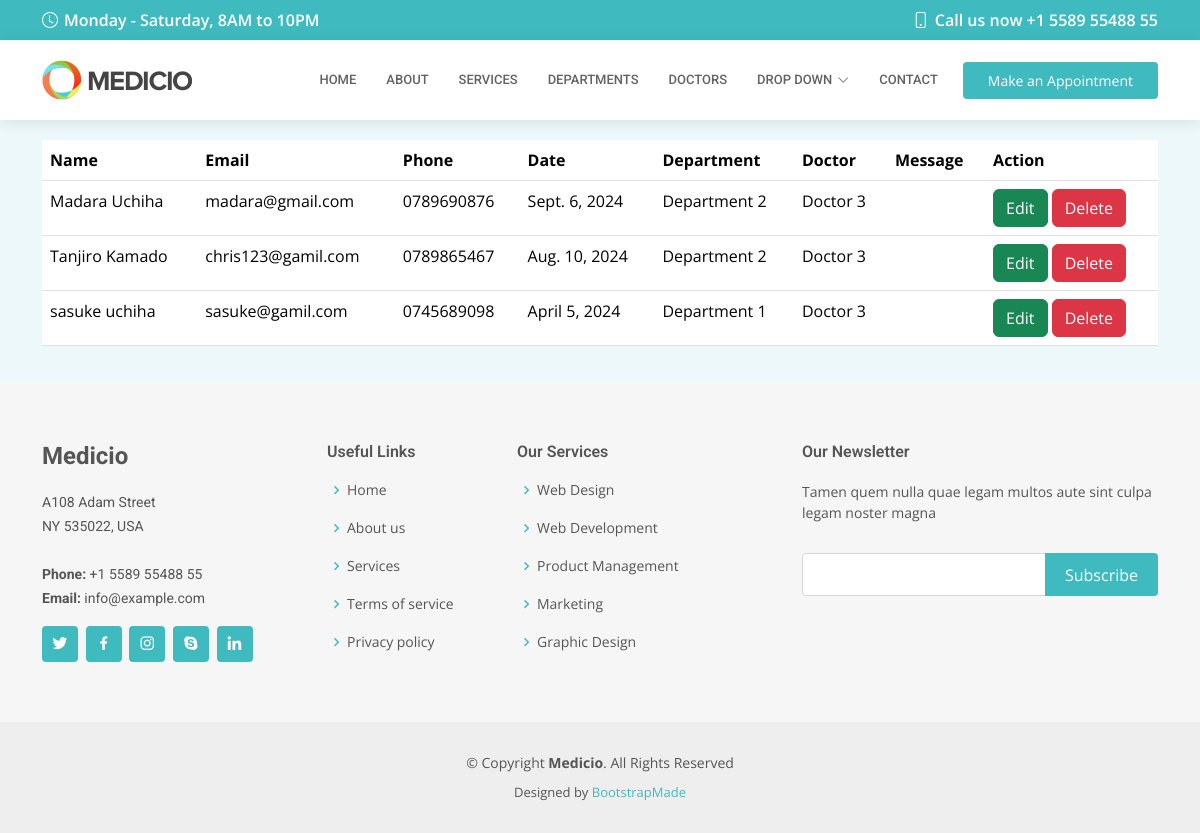
Before: /show/ with the older database file.
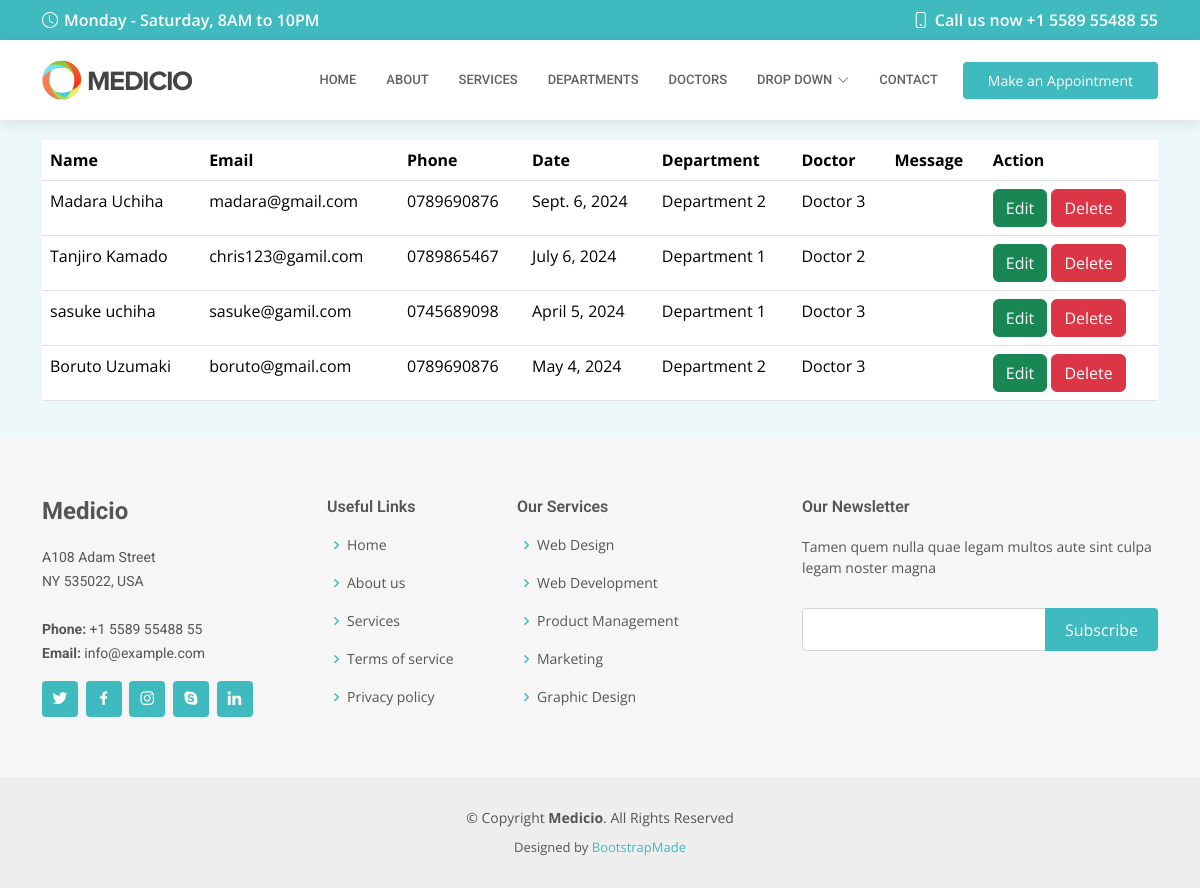
After: the same page with the newer database file.
### medicioapp/models.py (models this page shows, shortened)
class Appointment(models.Model):
    name = models.CharField(max_length=200)
    email = models.EmailField()
    phone = models.CharField(max_length=10)
    date = models.DateField()
    department = models.CharField(max_length=200)
    doctor = models.CharField(max_length=200)
    message = models.TextField()

### medicioapp/views.py (the view)
# urls.py: path('show/', views.show, name='show'),
def show(request):
    information = Appointment.objects.all()
    return render(request, 'show.html', {'data':information})

### templates/show.html
{% extends 'inner-page.html' %}
{% load static %}
{% block body %}
<table class="table container">
  <tr>
      <th>Name</th>
    <th>Email</th>
    <th>Phone</th>
    <th>Date</th>
    <th>Department</th>
    <th>Doctor</th>
    <th>Message</th>
    <th>Action</th>
  </tr>
{% for x in data %}
    <tr>
        <td>{{ x.name }}</td>
        <td>{{ x.email }}</td>
        <td>{{ x.phone }}</td>
        <td>{{ x.date }}</td>
        <td>{{ x.department }}</td>
        <td>{{ x.doctor }}</td>
        <td>{{ x.Message }}</td>
        <td>
            <a href="/edit/{{ x.id }}" class="btn btn-success">Edit</a>
            <a href="/delete/{{ x.id }}" class="btn btn-danger">Delete</a>
        </td>
    </tr>
{% endfor %}
</table>
{% endblock %}

### templates/inner-page.html (shortened to what this page needs)
<!DOCTYPE html>
<html lang="en">
<head>
    {% load static %}
  <link href="{% static 'assets/vendor/fontawesome-free/css/all.min.css' %}" rel="stylesheet">
  <link href="{% static 'assets/vendor/animate.css/animate.min.css' %}" rel="stylesheet">
  <link href="{% static 'assets/vendor/aos/aos.css' %}" rel="stylesheet">
  <link href="{% static 'assets/vendor/bootstrap/css/bootstrap.min.css' %}" rel="stylesheet">
  <link href="{% static 'assets/vendor/bootstrap-icons/bootstrap-icons.css' %}" rel="stylesheet">
  <link href="{% static 'assets/vendor/boxicons/css/boxicons.min.css' %}" rel="stylesheet">
  <link href="{% static 'assets/vendor/glightbox/css/glightbox.min.css' %}" rel="stylesheet">
  <link href="{% static 'assets/vendor/swiper/swiper-bundle.min.css' %}" rel="stylesheet">
  <link href="{% static 'assets/css/style.css' %}" rel="stylesheet">
</head>
<body>
  <div id="topbar" class="d-flex align-items-center fixed-top">
    <div class="container d-flex align-items-center justify-content-center justify-content-md-between">
      <div class="align-items-center d-none d-md-flex">
        <i class="bi bi-clock"></i> Monday - Saturday, 8AM to 10PM
      </div>
      <div class="d-flex align-items-center">
        <i class="bi bi-phone"></i> Call us now +1 5589 55488 55
      </div>
    </div>
  </div>
  <header id="header" class="fixed-top">
    <div class="container d-flex align-items-center">
      <a href="index.html" class="logo me-auto"><img src={% static 'assets/img/logo.png' %} alt=""></a>
      <nav id="navbar" class="navbar order-last order-lg-0">
        <ul>
          <li><a class="nav-link scrollto " href="{% url 'home' %}">Home</a></li>
          <li><a class="nav-link scrollto" href="{% url 'about' %}">About</a></li>
          <li><a class="nav-link scrollto" href="{% url 'services' %}">Services</a></li>
          <li><a class="nav-link scrollto" href="{% url 'departments' %}">Departments</a></li>
          <li><a class="nav-link scrollto" href="{% url 'doctors' %}">Doctors</a></li>
          <li class="dropdown"><a href="#"><span>Drop Down</span> <i class="bi bi-chevron-down"></i></a>
          </li>
          <li><a class="nav-link scrollto" href="#contact">Contact</a></li>
        </ul>
      </nav>
      <a href="{% url 'appointment' %}" class="appointment-btn scrollto"><span class="d-none d-md-inline">Make an</span> Appointment</a>
    </div>
  </header>
  <main id="main">
    <section class="breadcrumbs">
      <div class="container">
        {% block body %}
              {% endblock %}
        </div>
    </section>
  </main>
  <footer id="footer">
    <div class="footer-top">
      <div class="container">
        <div class="row">
          <div class="col-lg-3 col-md-6">
            <div class="footer-info">
              <h3>Medicio</h3>
              <p>
                A108 Adam Street <br>
                NY 535022, USA<br><br>
                <strong>Phone:</strong> +1 5589 55488 55<br>
                <strong>Email:</strong> info@example.com<br>
              </p>
              <div class="social-links mt-3">
                <a href="#" class="twitter"><i class="bx bxl-twitter"></i></a>
                <a href="#" class="facebook"><i class="bx bxl-facebook"></i></a>
                <a href="#" class="instagram"><i class="bx bxl-instagram"></i></a>
                <a href="#" class="google-plus"><i class="bx bxl-skype"></i></a>
                <a href="#" class="linkedin"><i class="bx bxl-linkedin"></i></a>
              </div>
            </div>
          </div>
          <div class="col-lg-2 col-md-6 footer-links">
            <h4>Useful Links</h4>
            <ul>
              <li><i class="bx bx-chevron-right"></i> <a href="#">Home</a></li>
              <li><i class="bx bx-chevron-right"></i> <a href="#">About us</a></li>
              <li><i class="bx bx-chevron-right"></i> <a href="#">Services</a></li>
              <li><i class="bx bx-chevron-right"></i> <a href="#">Terms of service</a></li>
              <li><i class="bx bx-chevron-right"></i> <a href="#">Privacy policy</a></li>
            </ul>
          </div>
          <div class="col-lg-3 col-md-6 footer-links">
            <h4>Our Services</h4>
            <ul>
              <li><i class="bx bx-chevron-right"></i> <a href="#">Web Design</a></li>
              <li><i class="bx bx-chevron-right"></i> <a href="#">Web Development</a></li>
              <li><i class="bx bx-chevron-right"></i> <a href="#">Product Management</a></li>
              <li><i class="bx bx-chevron-right"></i> <a href="#">Marketing</a></li>
              <li><i class="bx bx-chevron-right"></i> <a href="#">Graphic Design</a></li>
            </ul>
          </div>
          <div class="col-lg-4 col-md-6 footer-newsletter">
            <h4>Our Newsletter</h4>
            <p>Tamen quem nulla quae legam multos aute sint culpa legam noster magna</p>
            <form action="" method="post">
              <input type="email" name="email"><input type="submit" value="Subscribe">
            </form>
          </div>
        </div>
      </div>
    </div>
    <div class="container">
      <div class="copyright">
        &copy; Copyright <strong><span>Medicio</span></strong>. All Rights Reserved
      </div>
      <div class="credits">
        Designed by <a href="https://bootstrapmade.com/">BootstrapMade</a>
      </div>
    </div>
  </footer>
</body>
</html>

### static/assets/css/style.css (style rules this page uses)
body { font-family: "Open Sans", sans-serif; color: #444444; }
a { color: #3fbbc0; text-decoration: none; }
h1, h2, h3, h4, h5, h6 { font-family: "Roboto", sans-serif; }
#topbar { background: #3fbbc0; color: #fff; height: 40px; font-size: 16px; font-weight: 600; z-index: 996; transition: all 0.5s; }
#topbar i { padding-right: 6px; line-height: 0; }
#header { background: #fff; transition: all 0.5s; z-index: 997; padding: 20px 0; top: 40px; box-shadow: 0px 2px 15px rgba(0, 0, 0, 0.1); }
#header .logo { font-size: 28px; margin: 0; padding: 0; line-height: 1; font-weight: 600; letter-spacing: 0.5px; text-transform: uppercase; }
#header .logo img { max-height: 40px; }
.appointment-btn { margin-left: 25px; background: #3fbbc0; color: #fff; border-radius: 4px; padding: 8px 25px; white-space: nowrap; transition: 0.3s; font-size: 14px; display: inline-block; }
.navbar { padding: 0; }
.navbar ul { margin: 0; padding: 0; display: flex; list-style: none; align-items: center; }
.navbar li { position: relative; }
.navbar a, .navbar a:focus { display: flex; align-items: center; justify-content: space-between; padding: 10px 0 10px 30px; font-family: "Roboto", sans-serif; font-size: 13px; color: #626262; white-space: nowrap; transition: 0.3s; text-transform: uppercase; font-weight: 500; }
.navbar a i, .navbar a:focus i { font-size: 12px; line-height: 0; margin-left: 5px; }
section { padding: 60px 0; overflow: hidden; }
.breadcrumbs { padding: 20px 0; background-color: #ecf8f9; min-height: 40px; margin-top: 120px; }
#footer { background: #eeeeee; padding: 0 0 30px 0; color: #555555; font-size: 14px; }
#footer .footer-top { background: #f6f6f6; padding: 60px 0 30px 0; }
#footer .footer-top .footer-info { margin-bottom: 30px; }
#footer .footer-top .footer-info h3 { font-size: 24px; margin: 0 0 20px 0; padding: 2px 0 2px 0; line-height: 1; font-weight: 700; }
#footer .footer-top .footer-info p { font-size: 14px; line-height: 24px; margin-bottom: 0; font-family: "Roboto", sans-serif; }
#footer .footer-top .social-links a { font-size: 18px; display: inline-block; background: #3fbbc0; color: #fff; line-height: 1; padding: 8px 0; margin-right: 4px; border-radius: 4px; text-align: center; width: 36px; height: 36px; transition: 0.3s; }
#footer .footer-top h4 { font-size: 16px; font-weight: 600; position: relative; padding-bottom: 12px; }
#footer .footer-top .footer-links { margin-bottom: 30px; }
#footer .footer-top .footer-links ul { list-style: none; padding: 0; margin: 0; }
#footer .footer-top .footer-links ul i { padding-right: 2px; color: #3fbbc0; font-size: 18px; line-height: 1; }
#footer .footer-top .footer-links ul li { padding: 10px 0; display: flex; align-items: center; }
#footer .footer-top .footer-links ul li:first-child { padding-top: 0; }
#footer .footer-top .footer-links ul a { color: #555555; transition: 0.3s; display: inline-block; line-height: 1; }
#footer .footer-top .footer-newsletter form { margin-top: 30px; background: #fff; padding: 6px 10px; position: relative; border: 1px solid #d5d5d5; border-radius: 4px; }
#footer .footer-top .footer-newsletter form input[type=email] { border: 0; padding: 4px; width: calc(100% - 110px); }
#footer .footer-top .footer-newsletter form input[type=submit] { position: absolute; top: -1px; right: -1px; bottom: -1px; border: 0; background: none; font-size: 16px; padding: 0 20px; background: #3fbbc0; color: #fff; transition: 0.3s; border-radius: 0 4px 4px 0; }
#footer .copyright { text-align: center; padding-top: 30px; }
#footer .credits { padding-top: 10px; text-align: center; font-size: 13px; }

Changed rows visible on the page:
changed Appointment "Tanjiro Kamado": date "Aug. 10, 2024" → "July 6, 2024"; department "Department 2" → "Department 1"; doctor "Doctor 3" → "Doctor 2"
added Appointment: name "Boruto Uzumaki", email "boruto@gmail.com", phone "0789690876", date "May 4, 2024", department "Department 2", doctor "Doctor 3"
